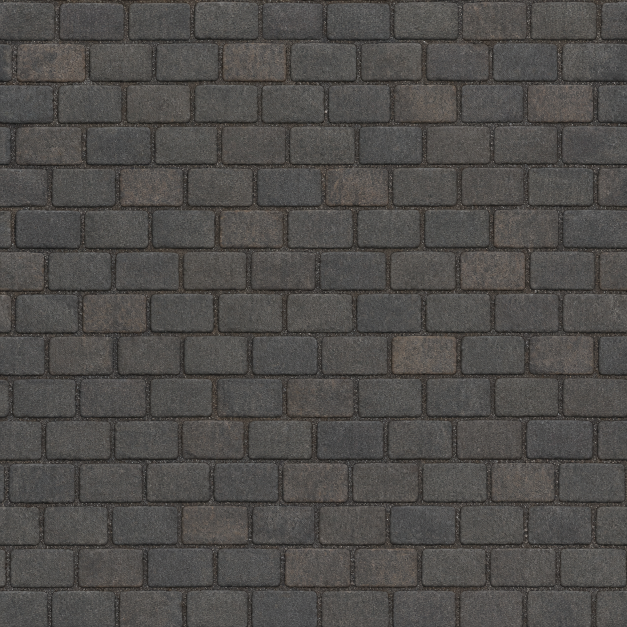
#> input picture assets/source/street-materials/carriage-setts.png, 1254 x 1254 px (shown at 1/2 size)
$ python build_street_pbr.py --source-dir ../../assets/source/street-materials --out-dir out
#> lines starting #> are read from the running program, lines starting #| are printed output that depends on the picture; after the words box and inside, x2 and y2 are one past the last pixel; in counts of white or black regions, pixels touching at a corner belong together
#!/usr/bin/env python3
"""Turn reviewed ImageGen street swatches into seamless game PBR maps."""

from __future__ import annotations

import argparse
from pathlib import Path

import numpy as np
from PIL import Image, ImageEnhance, ImageFilter


MATERIALS = {
    "carriage-setts": {"source": "carriage-setts.png", "normal": 6.2, "roughness": 0.86},
    "intersection-setts": {"source": "intersection-setts.png", "normal": 6.8, "roughness": 0.79},
    "sidewalk-flags": {"source": "sidewalk-flags.png", "normal": 4.0, "roughness": 0.9},
    "gutter-stones": {"source": "gutter-stones.png", "normal": 7.0, "roughness": 0.94},
}


def smoothstep(value: np.ndarray) -> np.ndarray:
    return value * value * (3.0 - 2.0 * value)


def periodic_edges(values: np.ndarray, border: int) -> np.ndarray:
    """Blend opposite border pairs to the same value without a hard seam."""

    result = values.copy()
    for axis in (1, 0):
        length = result.shape[axis]
        width = min(border, length // 4)
        for offset in range(width):
            blend = float(smoothstep(np.array(offset / max(1, width - 1), dtype=np.float32)))
            left_slice = [slice(None)] * result.ndim
            right_slice = [slice(None)] * result.ndim
            left_slice[axis] = offset
            right_slice[axis] = length - 1 - offset
            left = result[tuple(left_slice)].copy()
            right = result[tuple(right_slice)].copy()
            average = (left + right) * 0.5
            result[tuple(left_slice)] = average * (1.0 - blend) + left * blend
            result[tuple(right_slice)] = average * (1.0 - blend) + right * blend
    return result


def blur(field: np.ndarray, radius: float) -> np.ndarray:
    image = Image.fromarray(np.uint8(np.clip(field, 0, 1) * 255), mode="L")
    return np.asarray(image.filter(ImageFilter.GaussianBlur(radius)), dtype=np.float32) / 255.0


def save_rgb(path: Path, values: np.ndarray, quality: int = 92) -> None:
    image = Image.fromarray(np.uint8(np.clip(values, 0, 1) * 255), mode="RGB")
    image.save(path, quality=quality, method=6)


def save_gray(path: Path, values: np.ndarray, quality: int = 92) -> None:
    image = Image.fromarray(np.uint8(np.clip(values, 0, 1) * 255), mode="L")
    image.save(path, quality=quality, method=6)


def seam_metrics(values: np.ndarray) -> tuple[float, float]:
    horizontal = np.abs(values[:, 0].astype(np.float32) - values[:, -1].astype(np.float32)).mean()
    vertical = np.abs(values[0].astype(np.float32) - values[-1].astype(np.float32)).mean()
    adjacent = (
        np.abs(values[:, 1].astype(np.float32) - values[:, 0].astype(np.float32)).mean()
        + np.abs(values[1].astype(np.float32) - values[0].astype(np.float32)).mean()
    ) * 0.5
    edge = float((horizontal + vertical) * 0.5)
    return edge, float(edge / max(adjacent, 1e-4))


def build(name: str, settings: dict[str, float | str], source_dir: Path, out_dir: Path, size: int) -> None:
#> called with name = 'carriage-setts', size = 1024
    source = Image.open(source_dir / str(settings["source"])).convert("RGB")
#> source is the input picture: PIL image 1254x1254 RGB; mean R, G, B 79.1, 76.8, 74.3
    source = source.resize((size, size), Image.Resampling.LANCZOS)
#> source: PIL image 1024x1024 RGB
    source = ImageEnhance.Contrast(source).enhance(1.06)
    rgb = np.asarray(source, dtype=np.float32) / 255.0
    rgb = periodic_edges(rgb, max(48, size // 12))

    linear = np.where(rgb <= 0.04045, rgb / 12.92, ((rgb + 0.055) / 1.055) ** 2.4)
    luminance = linear[..., 0] * 0.2126 + linear[..., 1] * 0.7152 + linear[..., 2] * 0.0722
    fine_base = blur(luminance, 2.0)
    stone_base = blur(luminance, 11.0)
    broad_base = blur(luminance, 35.0)
#> call 3 of blur, with radius = 35
#> in blur (call 3), `return np.asarray(image.filter(ImageFilter.GaussianBlur(radius)), dtyp..`:
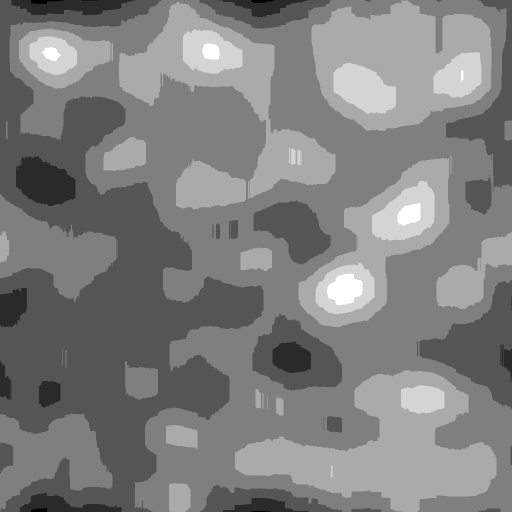
#> returned value: shape (1024, 1024) float32 (shown at 1/2 size); min 0.0627, max 0.0863, mean 0.0745; drawn with min black and max white
    height = np.clip(0.5 + (luminance - fine_base) * 1.6 + (stone_base - broad_base) * 1.9, 0.08, 0.92)
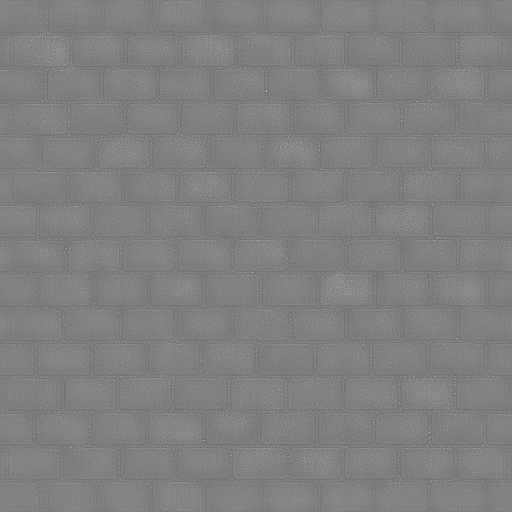
#> height: shape (1024, 1024) float32 (shown at 1/2 size); min 0.355, max 0.92, mean 0.504
    height = periodic_edges(height, max(32, size // 18))

    dy, dx = np.gradient(height)
    strength = float(settings["normal"])
    normal = np.stack((-dx * strength, -dy * strength, np.ones_like(height)), axis=-1)
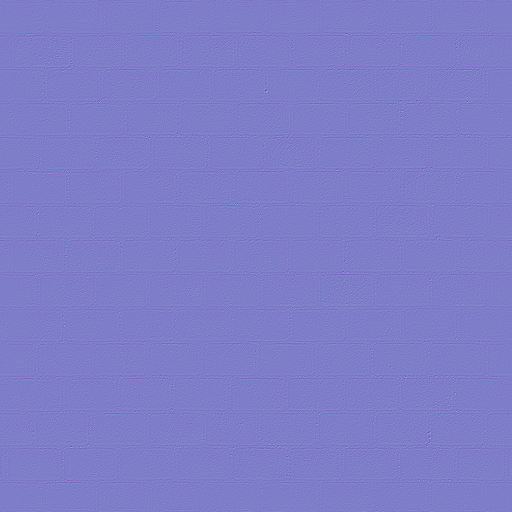
#> normal: shape (1024, 1024, 3) float32 (shown at 1/2 size); mean of channels 0, 1, 2 -1.6e-09, -6.5e-09, 1; drawn with min black and max white
    normal /= np.linalg.norm(normal, axis=-1, keepdims=True)
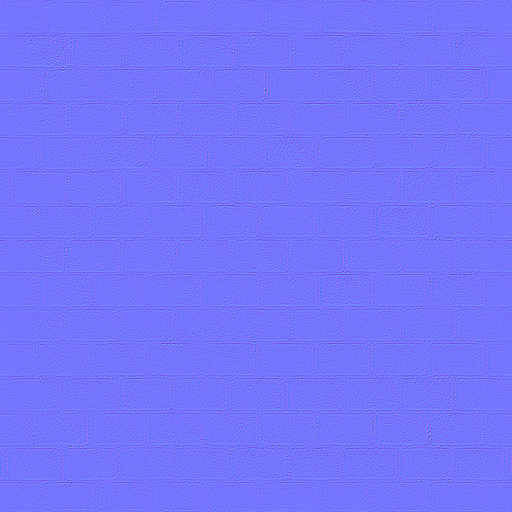
#> normal: shape (1024, 1024, 3) float32 (shown at 1/2 size); mean of channels 0, 1, 2 -7.16e-05, -0.000134, 0.984; drawn with min black and max white
    normal = normal * 0.5 + 0.5
    normal = periodic_edges(normal, max(16, size // 32))

    yy, xx = np.mgrid[0:size, 0:size]
    tile_noise = (
        np.sin(xx * np.pi * 2 * 3 / size + 0.7) * np.sin(yy * np.pi * 2 * 5 / size + 1.9)
        + np.sin(xx * np.pi * 2 * 7 / size - yy * np.pi * 2 * 2 / size + 2.4) * 0.45
    ) / 1.45
    detail = np.abs(luminance - fine_base)
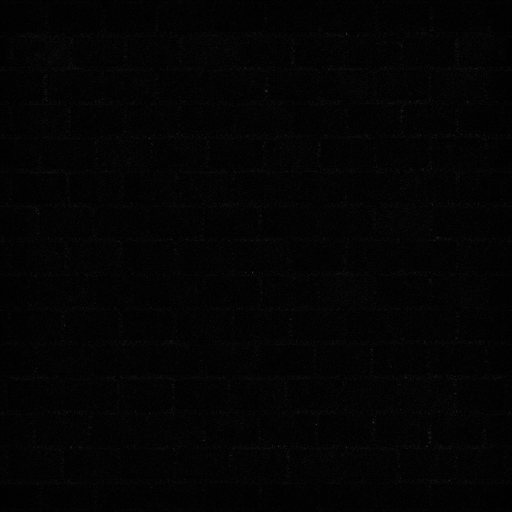
#> detail: shape (1024, 1024) float32 (shown at 1/2 size); min 1.04e-07, max 0.574, mean 0.015
    roughness = float(settings["roughness"]) + detail * 0.65 + tile_noise * 0.025
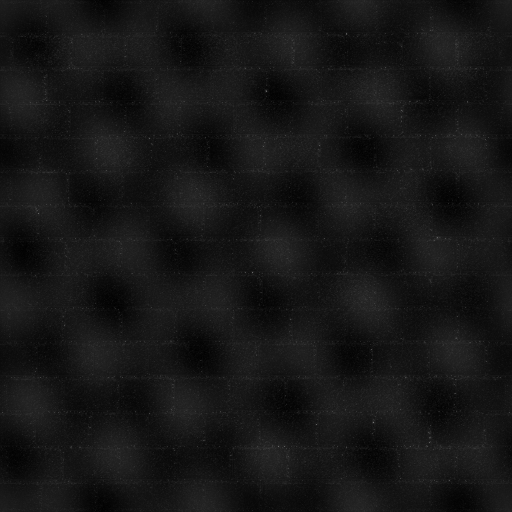
#> roughness: shape (1024, 1024) float64 (shown at 1/2 size); min 0.835, max 1.23, mean 0.87; drawn with min black and max white
    if name == "intersection-setts":
        roughness -= np.clip(height - 0.52, 0, 0.3) * 0.24
    roughness = periodic_edges(np.clip(roughness, 0.52, 0.98), max(24, size // 24))
#> call 4 of periodic_edges, with border = 42
#> in periodic_edges (call 4), `result = values.copy()`:
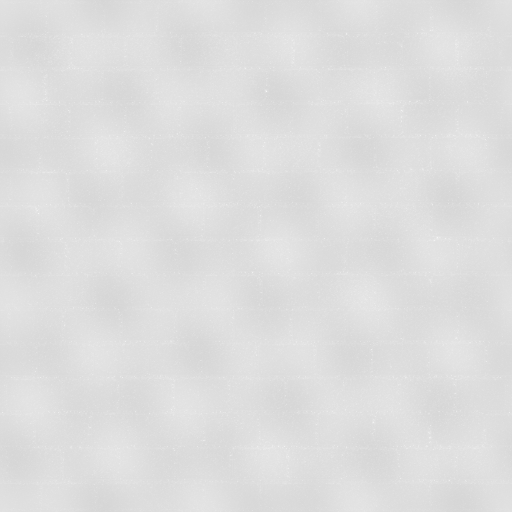
#> result: shape (1024, 1024) float64 (shown at 1/2 size); min 0.835, max 0.98, mean 0.87
#> after the loop in periodic_edges (call 4), `for axis in (1, 0):`: result: shape (1024, 1024) float64; 15.37% of pixels changed, all inside (x1, y1, x2, y2) = (0, 0, 1024, 1024)

    out_dir.mkdir(parents=True, exist_ok=True)
    save_rgb(out_dir / f"{name}_col.webp", rgb, 91)
    save_rgb(out_dir / f"{name}_nrm.webp", normal, 94)
    save_gray(out_dir / f"{name}_rough.webp", roughness, 92)
    save_gray(out_dir / f"{name}_height.webp", height, 92)

    for suffix in ("col", "nrm", "rough", "height"):
        image = np.asarray(Image.open(out_dir / f"{name}_{suffix}.webp"))
#> image: shape (1024, 1024, 3)
        edge, ratio = seam_metrics(image)
#> in seam_metrics, `horizontal = np.abs(values[:, 0].astype(np.float32) - values[:, -1].as..`: horizontal = 1.67
#> in seam_metrics, `vertical = np.abs(values[0].astype(np.float32) - values[-1].astype(np...`: vertical = 1.87
#> in seam_metrics, `adjacent = ( np.abs(values[:, 1].astype(np.float32) - values[:, 0].ast..`: adjacent = 5.51
#> in seam_metrics, `edge = float((horizontal + vertical) * 0.5)`: edge = 1.77
#> edge = 1.77; ratio = 0.321
        # Lossy WebP blocks introduce a sub-pixel edge delta after the exact
        # periodic blend. Keep it well below an ordinary adjacent-pixel step.
        if edge > 3.0 and ratio > 0.65:
            raise RuntimeError(
                f"{name}_{suffix}.webp failed seamless-edge check: {edge:.2f}px / {ratio:.3f}"
            )
    print(f"{name}: albedo, normal, roughness, height ({size}px)")


def main() -> None:
    parser = argparse.ArgumentParser()
    parser.add_argument("--source-dir", type=Path, required=True)
    parser.add_argument("--out-dir", type=Path, required=True)
    parser.add_argument("--size", type=int, default=1024)
    args = parser.parse_args()
    for name, settings in MATERIALS.items():
        build(name, settings, args.source_dir, args.out_dir, args.size)
#> pass 2 of the loop in main, `for name, settings in MATERIALS.items():`:
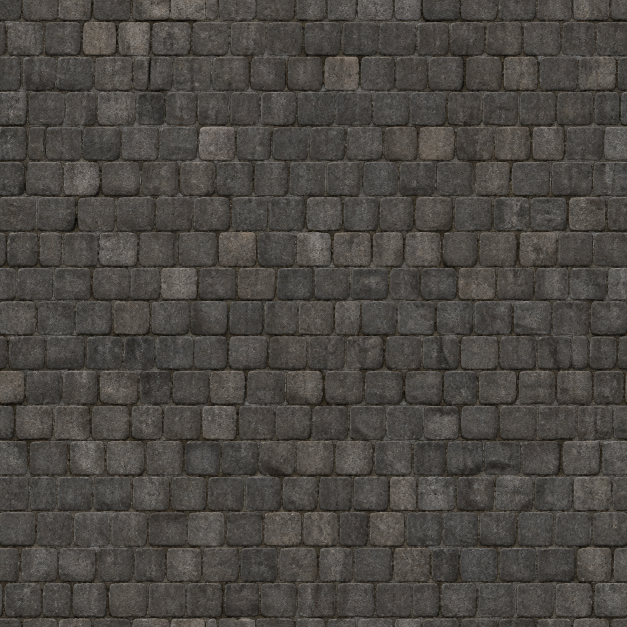
#> input picture assets/source/street-materials/intersection-setts.png, 1254 x 1254 px (shown at 1/2 size)
#> in build, source is the input picture: PIL image 1254x1254 RGB; mean R, G, B 74.4, 70.8, 66.2
#> in build (call 2), `dy, dx = np.gradient(height)`:
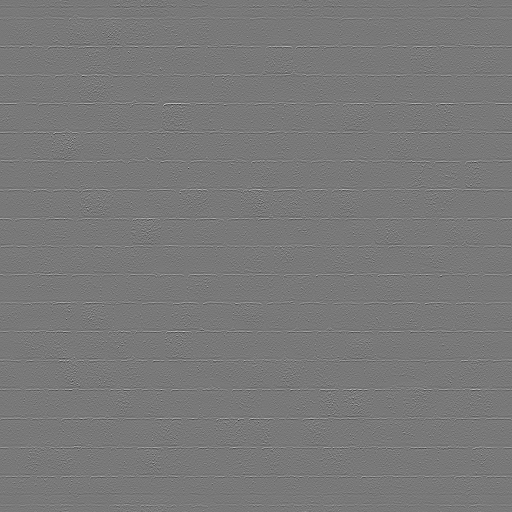
#> dy: shape (1024, 1024) float32 (shown at 1/2 size); min -0.23, max 0.255, mean -1.6e-10; drawn with min black and max white
#> in build (call 2), `normal /= np.linalg.norm(normal, axis=-1, keepdims=True)`:
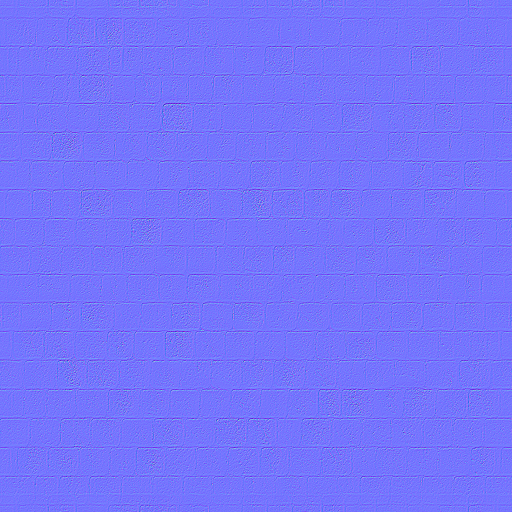
#> normal: shape (1024, 1024, 3) float32 (shown at 1/2 size); mean of channels 0, 1, 2 6.91e-05, 0.000385, 0.984; drawn with min black and max white
#> in build (call 2), `edge, ratio = seam_metrics(image)`: edge = 1.72; ratio = 0.428


if __name__ == "__main__":
    main()
